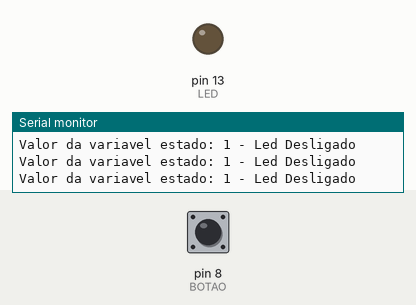
Bench run of a sketch on a simulated Arduino Uno, built with avr-gcc and run on an emulated ATmega328P. Shown: output pins drawn as LEDs (lit = HIGH), the last lines printed to the serial monitor. Dashed ring = blinking. Inputs (shaded band) come from the test bench; at power-on: pin 8 (BOTAO) HIGH.

Above: at 1.2 s.
1.3 s: pin 8 (BOTAO) pulled LOW for 0.15 s
At 1.4 s:
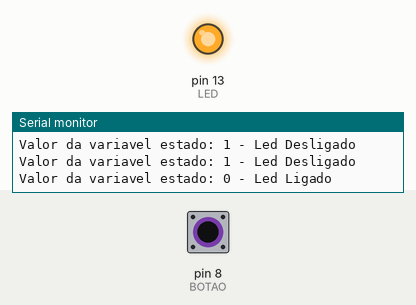
3.0 s: pin 8 (BOTAO) pulled LOW for 3.2 s
At 7.2 s:
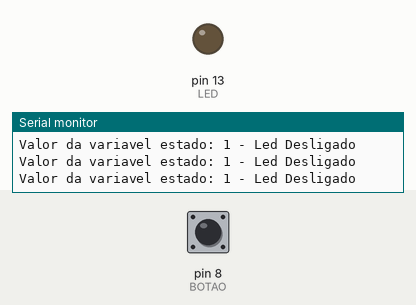
7.7 s: pin 8 (BOTAO) pulled LOW for 1 s
At 8.5 s:
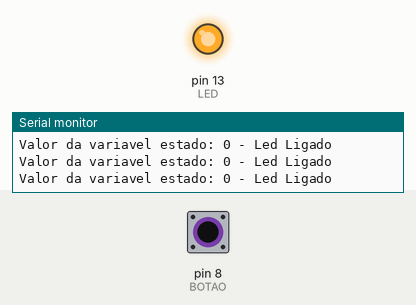
11.7 s: pin 8 (BOTAO) pulsed LOW 5 times (0.12 s each, 0.3 s apart)
At 12.1 s:
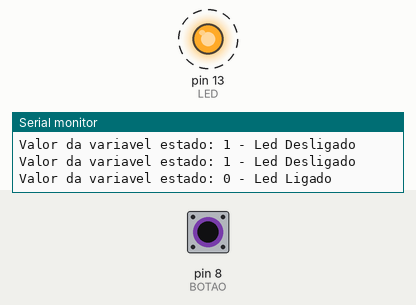
16.2 s: pin 8 (BOTAO) driven LOW
At 17.6 s:
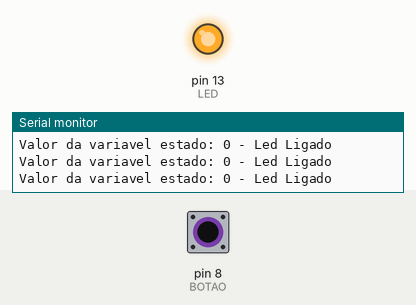
19.2 s: pin 8 (BOTAO) driven HIGH
At 20.3 s:
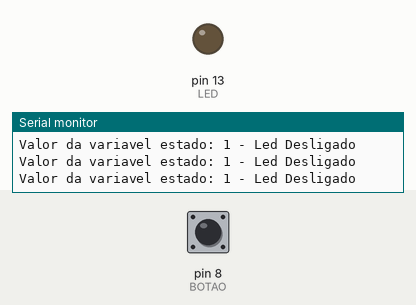
Timing chart, 0 to 22.2 s (numbered marks = the images above; inputs shaded):
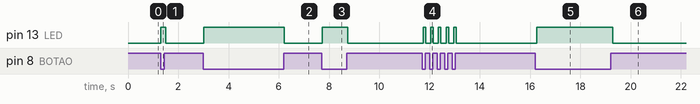

The sketch:

sketch_jun14aINPUT_PULLUP.ino
```cpp
int LED = 13;
int BOTAO = 8;
void setup() {
  pinMode(LED, OUTPUT);
  pinMode(BOTAO, INPUT_PULLUP); //Ativando os resistores internos
  Serial.begin(9600);
}
void loop() {
  int estado = digitalRead(BOTAO); // Realiza a leitura do estado do botão
  Serial.print("Valor da variavel estado: ");
  Serial.print(estado);
  if (estado == LOW) {
    digitalWrite(LED, HIGH);
    Serial.println(" - Led Ligado");
  }
  else {
    digitalWrite(LED, LOW);
    Serial.println(" - Led Desligado");
  }
  delay(100);
}
```

Measured:
- after the input at 1.3 s, pin 13 (LED): LOW → HIGH at once, → LOW 0.20 s later
- after the input at 3.0 s, pin 13 (LED): LOW → HIGH at once, → LOW 3.2 s later
- after the input at 7.7 s, pin 13 (LED): LOW → HIGH at once, → LOW 1.0 s later
- after the input at 11.7 s, pin 13 (LED): alternates HIGH for 0.10 s and LOW for 0.20 s, 10 changes in all, then stays LOW, starting after 0.05 s
- after the input at 16.2 s, pin 13 (LED): LOW → HIGH after 0.07 s
- after the input at 19.2 s, pin 13 (LED): HIGH → LOW after 0.08 s
